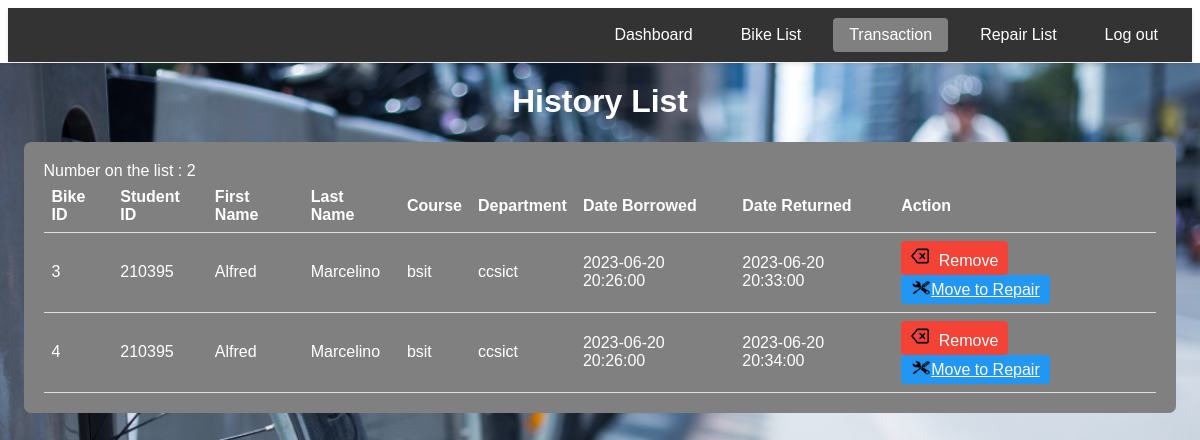
/historylist.php, run on an earlier commit of the app's database.
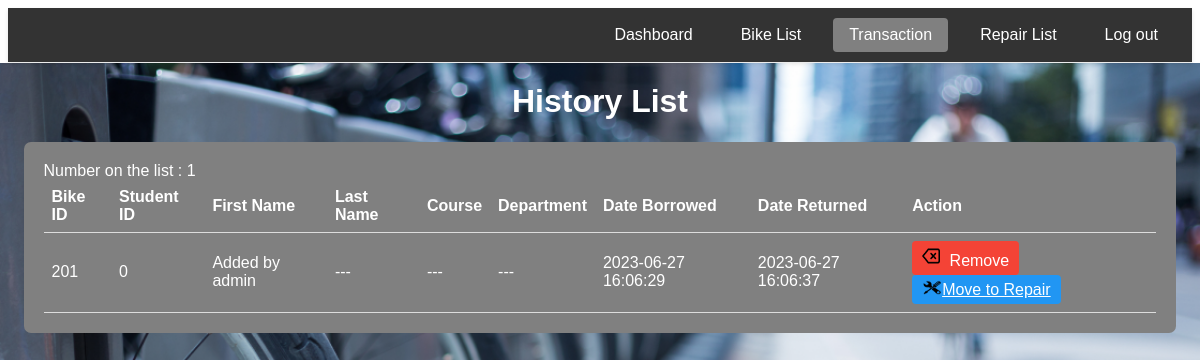
And on a later commit of the database.
### tables this page shows
CREATE TABLE `history` (
  `transno` int(11) NOT NULL,
  `bikeid` int(11) DEFAULT NULL,
  `studidno` int(11) DEFAULT NULL,
  `studfname` varchar(50) DEFAULT NULL,
  `studlname` varchar(50) DEFAULT NULL,
  `course` varchar(50) DEFAULT NULL,
  `depname` varchar(50) DEFAULT NULL,
  `dtborrow` datetime DEFAULT NULL,
  `dtreturn` datetime DEFAULT NULL
);

### historylist.php (the view, shortened to what this page needs)
<?php
require_once 'connection.php';
$sql = "SELECT * FROM history ORDER BY dtreturn";
$result = $conn->query($sql);
?>
<!DOCTYPE html>
<html lang="en">
<head>
    <link rel="stylesheet" href="style.css" class="rel">
</head>
<body>
<div class="navbar">
  <a href="dashboard.php">Dashboard</a>
  <a href="bikelist.php">Bike List</a>
  <a class="active" href="historylist.php">Transaction</a>
  <a href="repairlist.php">Repair List</a>
  <a href="login.php" onclick="return confirm('Are you sure you want to log out?')">Log out</a>
</div>
   <center><h1>History List</h1></center>
   <div class="box">
    <?php
    echo "Number on the list : " . $result->num_rows;
    ?>
    <table>
        <tr>
            <th>Bike ID</th>
            <th>Student ID</th>
            <th>First Name</th>
            <th>Last Name</th>
            <th>Course</th>
            <th>Department</th>
            <th>Date Borrowed</th>
            <th>Date Returned</th>
            <th>Action</th>
        </tr>
        <?php
        if ($result->num_rows > 0) {
            while ($row = $result->fetch_assoc()) {
                echo "<tr>";
                echo "<td>" . $row["bikeid"] . "</td>";
                echo "<td>" . $row["studidno"] . "</td>";
                echo "<td>" . $row["studfname"] . "</td>";
                echo "<td>" . $row["studlname"] . "</td>";
                echo "<td>" . $row["course"] . "</td>";
                echo "<td>" . $row["depname"] . "</td>";
                echo "<td>" . $row["dtborrow"] . "</td>";
                if($row['dtreturn'] ==""){
                    echo "<td>Not returned</td>";
                }else{
                    echo "<td>" . $row["dtreturn"] . "</td>";
                }
                echo "<td>";
                ?>
                <a href="javascript:delete_id(<?php echo $row["bikeid"]; ?>)" style='text-decoration:none' class="remove-button"><img src="delete.png" alt="Delete" class='icon' />
            <span class='remove-text' >Remove</span>
        </a>
                <?php
                if ($row['dtreturn'] == "") {
                    echo "</td>";
                } else {
                    $sql = "SELECT * FROM repairlist WHERE bikeid = ?";
                    $query = $conn->prepare($sql);
                    $query->bind_param("s", $row['bikeid']);
                    $query->execute();
                    $result1 = $query->get_result();
                    $isOnRepairList = ($result1->num_rows > 0);
                    if (!$isOnRepairList) {
                        echo "<a href='movetorepair.php?rn=" . $row['bikeid'] . "&studidno=" . $row['studidno'] . "&studfname=" . $row['studfname'] .  "&studlname=" . $row['studlname'] . "' class='repair-button'>";
                        echo "<img src='repair.png' alt='Move to Repair' class='repair-icon' width='20px' height='15px'>";
                        echo "<span class='repair-text'>Move to Repair</span></a>";
                    }else{
                        echo "Bike on repair list";
                    }
}
                }echo "</center></td>";
                echo "</tr>";
        } else {
            echo "<tr><td colspan='9'><center>No records found.</center></td></tr>";
        }
        ?>
        </div>
</body>
</html>

### style.css (style rules this page uses)
.navbar { background-color: #333; display: flex; justify-content: flex-end; padding: 10px; box-shadow: 0 2px 4px rgba(0, 0, 0, 0.1); }
.navbar a { color: #fff; text-decoration: none; padding: 8px 16px; margin: 0 8px; border-radius: 4px; transition: background-color 0.3s ease; }
.active { background-color: gray; }
body { height: 100%; font-family: Poppins-Regular, sans-serif; background-image: url("bgimage.png"); background-repeat: no-repeat; background-attachment: fixed; background-position: center; background-size: 100%; }
h1 { color:white; }
.box { color:white; padding:20px; border-radius:7px; width:94%; background-color:gray; margin:auto; }
table { width: 100%; border-collapse: collapse; }
th, td { padding: 8px; text-align: left; border-bottom: 1px solid #ddd; }
.remove-button, .repair-button { display: inline-block; padding: 5px 10px; border: none; border-radius: 4px; cursor: pointer; }
.remove-button { background-color: #f44336; color: #fff; }
.repair-button { background-color: #2196f3; color: #fff; }

### historylist.php (style rules this page uses)
.icon { width: 18px; height: 20px; margin-right: 5px; }

What changed in the data, as far as the page shows it:
removed history: bikeid "3", studidno "210395", studfname "Alfred", studlname "Marcelino", course "bsit", depname "ccsict", dtborrow "2023-06-20 20:26:00", dtreturn "2023-06-20 20:33:00"
removed history: bikeid "4", studidno "210395", studfname "Alfred", studlname "Marcelino", course "bsit", depname "ccsict", dtborrow "2023-06-20 20:26:00", dtreturn "2023-06-20 20:34:00"
added history: bikeid "201", studidno "0", studfname "Added by admin", studlname "---", course "---", depname "---", dtborrow "2023-06-27 16:06:29", dtreturn "2023-06-27 16:06:37"
Also different on the page:
$result->num_rows: "2" → "1"
